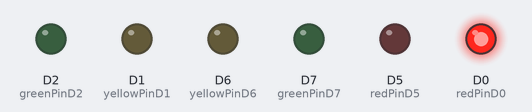
The program below on a simulated ESP8266 (NodeMCU). Parts: output pins drawn as LEDs (lit = HIGH).

Above: at 0.1 s.
At 3.1 s:
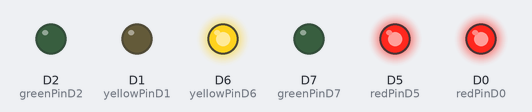
At 6.1 s:
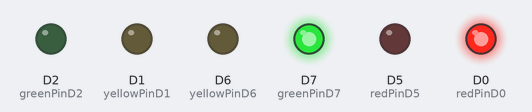
At 12.1 s:
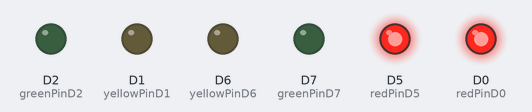
At 18.1 s:
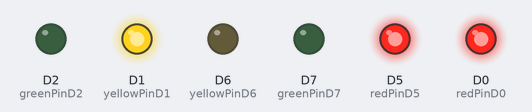
At 36.1 s:
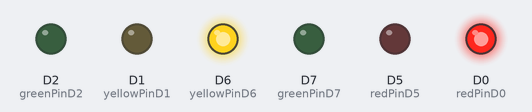
Timing chart, 0 to 40.0 s (numbered marks = the images above):
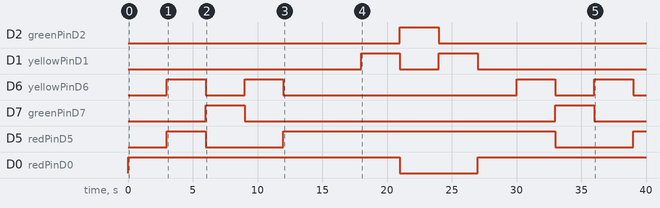

Measured:
- by itself, D2 (greenPinD2): LOW → HIGH at 21.0 s, → LOW 3.0 s later
- by itself, D1 (yellowPinD1): LOW → HIGH at 18.0 s, → LOW 3.0 s later, → HIGH 3.0 s later, → LOW 3.0 s later, … (4 changes in this stretch)
- by itself, D6 (yellowPinD6): LOW → HIGH at 3.0 s, → LOW 3.0 s later, → HIGH 3.0 s later, → LOW 3.0 s later, … (8 changes in this stretch)
- by itself, D7 (greenPinD7): alternates HIGH for 3.0 s and LOW for 24.0 s
- by itself, D5 (redPinD5): goes HIGH 3.0 s, LOW 6.0 s, HIGH 21.0 s, LOW 6.0 s, then HIGH
- by itself, D0 (redPinD0): LOW → HIGH at 0.00 s, → LOW 21.0 s later, → HIGH 6.0 s later

The program:

main.cpp
```cpp
#include <Arduino.h>

const int redPinD0 = D0;
const int yellowPinD1 = D1;
const int greenPinD2 = D2;

const int redPinD5 = D5;
const int yellowPinD6 = D6;
const int greenPinD7 = D7;

enum LedState {
    STATE_RED,
    STATE_REDYELLOW,
    STATE_YELLOW,
    STATE_GREEN,
    STATE_RED_RED,
    STATE_RED2,
    STATE_REDYELLOW2,
    STATE_YELLOW2,
    STATE_GREEN2
};

LedState currentState = STATE_RED;

unsigned long previousMillis = 0;
const long blinkInterval = 500;

void setup() {
    pinMode(redPinD0, OUTPUT);
    pinMode(yellowPinD1, OUTPUT);
    pinMode(greenPinD2, OUTPUT);

    pinMode(redPinD5, OUTPUT);
    pinMode(yellowPinD6, OUTPUT);
    pinMode(greenPinD7, OUTPUT);
}

void loop() {
    unsigned long currentMillis = millis();

    switch (currentState) {
        case STATE_RED:
            digitalWrite(redPinD0, HIGH);
            digitalWrite(yellowPinD1, LOW);
            digitalWrite(greenPinD2, LOW);
            break;

        case STATE_REDYELLOW:
            digitalWrite(redPinD0, HIGH);
            digitalWrite(yellowPinD1, HIGH);
            digitalWrite(greenPinD2, LOW);
            break;

        case STATE_GREEN:
            digitalWrite(redPinD0, LOW);
            digitalWrite(yellowPinD1, LOW);
            digitalWrite(greenPinD2, HIGH);
            break;

        case STATE_YELLOW:
            digitalWrite(redPinD0, LOW);
            digitalWrite(yellowPinD1, HIGH);
            digitalWrite(greenPinD2, LOW);
            break;

        case STATE_RED_RED:
            digitalWrite(redPinD0, HIGH);
            digitalWrite(yellowPinD1, LOW);
            digitalWrite(greenPinD2, LOW);

        case STATE_RED2:
            digitalWrite(redPinD5, HIGH);
            digitalWrite(yellowPinD6, LOW);
            digitalWrite(greenPinD7, LOW);
            break;

        case STATE_REDYELLOW2:
            digitalWrite(redPinD5, HIGH);
            digitalWrite(yellowPinD6, HIGH);
            digitalWrite(greenPinD7, LOW);
            break;

        case STATE_YELLOW2:
            digitalWrite(redPinD5, LOW);
            digitalWrite(yellowPinD6, HIGH);
            digitalWrite(greenPinD7, LOW);
            break;

        case STATE_GREEN2:
            digitalWrite(redPinD5, LOW);
            digitalWrite(yellowPinD6, LOW);
            digitalWrite(greenPinD7, HIGH);
            break;

    }

    // State transition logic
    if (currentMillis % 27000 >= 24000)
    {
         currentState = STATE_YELLOW;
    }
    else if (currentMillis % 27000 >= 21000)
    {
        currentState = STATE_GREEN;
    }
    else if (currentMillis % 27000 >= 18000)
    {
        currentState = STATE_REDYELLOW;
    }
    else if (currentMillis % 27000 >= 15000)
    {
        currentState = STATE_RED_RED;
    }
    else if (currentMillis % 27000 >= 12000)
    {
        currentState = STATE_RED2;
    }
    else if (currentMillis % 27000 >= 9000)
    {
        currentState = STATE_YELLOW2;
    }
    else if (currentMillis % 27000 >= 6000)
    {
        currentState = STATE_GREEN2;
    }
    else if (currentMillis % 27000 >= 3000)
    {
        currentState = STATE_REDYELLOW2;
    }
    else
    {
        currentState = STATE_RED;
    }


}
```
